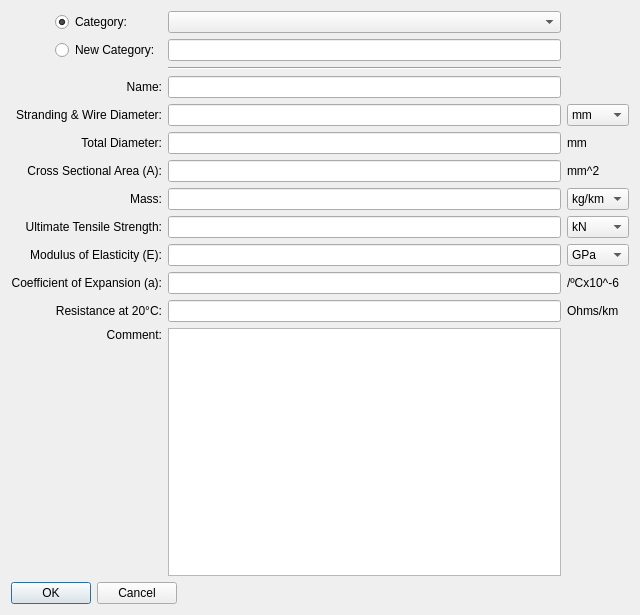
<?xml version="1.0" encoding="UTF-8"?>
<ui version="4.0">
 <class>AddConductor</class>
 <widget class="QDialog" name="AddConductor">
  <property name="geometry">
   <rect>
    <x>0</x>
    <y>0</y>
    <width>640</width>
    <height>615</height>
   </rect>
  </property>
  <property name="sizePolicy">
   <sizepolicy hsizetype="Preferred" vsizetype="Fixed">
    <horstretch>0</horstretch>
    <verstretch>0</verstretch>
   </sizepolicy>
  </property>
  <property name="windowTitle">
   <string>Dialog</string>
  </property>
  <layout class="QGridLayout" name="gridLayout_3">
   <item row="0" column="0">
    <layout class="QGridLayout" name="gridLayout_2">
     <item row="0" column="0">
      <layout class="QGridLayout" name="gridLayout">
       <item row="4" column="4">
        <widget class="QComboBox" name="swDiaCB">
         <property name="sizePolicy">
          <sizepolicy hsizetype="Minimum" vsizetype="Fixed">
           <horstretch>0</horstretch>
           <verstretch>0</verstretch>
          </sizepolicy>
         </property>
         <property name="minimumSize">
          <size>
           <width>61</width>
           <height>0</height>
          </size>
         </property>
         <item>
          <property name="text">
           <string>mm</string>
          </property>
         </item>
         <item>
          <property name="text">
           <string>in</string>
          </property>
         </item>
        </widget>
       </item>
       <item row="6" column="0" colspan="3">
        <widget class="QLabel" name="csaLabel">
         <property name="sizePolicy">
          <sizepolicy hsizetype="Fixed" vsizetype="Preferred">
           <horstretch>0</horstretch>
           <verstretch>0</verstretch>
          </sizepolicy>
         </property>
         <property name="layoutDirection">
          <enum>Qt::RightToLeft</enum>
         </property>
         <property name="text">
          <string>Cross Sectional Area (A):</string>
         </property>
         <property name="alignment">
          <set>Qt::AlignRight|Qt::AlignTrailing|Qt::AlignVCenter</set>
         </property>
        </widget>
       </item>
       <item row="6" column="3">
        <widget class="QLineEdit" name="csaLE">
         <property name="text">
          <string/>
         </property>
         <property name="alignment">
          <set>Qt::AlignLeading|Qt::AlignLeft|Qt::AlignVCenter</set>
         </property>
        </widget>
       </item>
       <item row="6" column="4">
        <widget class="QLabel" name="label_22">
         <property name="sizePolicy">
          <sizepolicy hsizetype="Minimum" vsizetype="Preferred">
           <horstretch>0</horstretch>
           <verstretch>0</verstretch>
          </sizepolicy>
         </property>
         <property name="minimumSize">
          <size>
           <width>61</width>
           <height>0</height>
          </size>
         </property>
         <property name="text">
          <string>mm^2</string>
         </property>
        </widget>
       </item>
       <item row="7" column="3">
        <widget class="QLineEdit" name="massLE">
         <property name="text">
          <string/>
         </property>
         <property name="alignment">
          <set>Qt::AlignLeading|Qt::AlignLeft|Qt::AlignVCenter</set>
         </property>
        </widget>
       </item>
       <item row="9" column="3">
        <widget class="QLineEdit" name="moeLE">
         <property name="text">
          <string/>
         </property>
         <property name="alignment">
          <set>Qt::AlignLeading|Qt::AlignLeft|Qt::AlignVCenter</set>
         </property>
        </widget>
       </item>
       <item row="9" column="4">
        <widget class="QComboBox" name="moeCB">
         <property name="sizePolicy">
          <sizepolicy hsizetype="Minimum" vsizetype="Fixed">
           <horstretch>0</horstretch>
           <verstretch>0</verstretch>
          </sizepolicy>
         </property>
         <property name="minimumSize">
          <size>
           <width>61</width>
           <height>0</height>
          </size>
         </property>
         <item>
          <property name="text">
           <string>GPa</string>
          </property>
         </item>
         <item>
          <property name="text">
           <string>kPa</string>
          </property>
         </item>
        </widget>
       </item>
       <item row="10" column="0" colspan="3">
        <widget class="QLabel" name="coeLabel">
         <property name="sizePolicy">
          <sizepolicy hsizetype="Fixed" vsizetype="Preferred">
           <horstretch>0</horstretch>
           <verstretch>0</verstretch>
          </sizepolicy>
         </property>
         <property name="layoutDirection">
          <enum>Qt::RightToLeft</enum>
         </property>
         <property name="text">
          <string>Coefficient of Expansion (a):</string>
         </property>
         <property name="alignment">
          <set>Qt::AlignRight|Qt::AlignTrailing|Qt::AlignVCenter</set>
         </property>
        </widget>
       </item>
       <item row="10" column="3">
        <widget class="QLineEdit" name="coeLE">
         <property name="sizeIncrement">
          <size>
           <width>0</width>
           <height>0</height>
          </size>
         </property>
         <property name="text">
          <string/>
         </property>
         <property name="alignment">
          <set>Qt::AlignLeading|Qt::AlignLeft|Qt::AlignVCenter</set>
         </property>
        </widget>
       </item>
       <item row="10" column="4">
        <widget class="QLabel" name="label_28">
         <property name="sizePolicy">
          <sizepolicy hsizetype="Minimum" vsizetype="Preferred">
           <horstretch>0</horstretch>
           <verstretch>0</verstretch>
          </sizepolicy>
         </property>
         <property name="minimumSize">
          <size>
           <width>61</width>
           <height>0</height>
          </size>
         </property>
         <property name="text">
          <string>/ºCx10^-6</string>
         </property>
        </widget>
       </item>
       <item row="12" column="3" rowspan="2">
        <widget class="QTextEdit" name="commentTE"/>
       </item>
       <item row="13" column="0" colspan="3">
        <spacer name="verticalSpacer">
         <property name="orientation">
          <enum>Qt::Vertical</enum>
         </property>
         <property name="sizeHint" stdset="0">
          <size>
           <width>148</width>
           <height>168</height>
          </size>
         </property>
        </spacer>
       </item>
       <item row="0" column="0">
        <spacer name="horizontalSpacer_2">
         <property name="orientation">
          <enum>Qt::Horizontal</enum>
         </property>
         <property name="sizeType">
          <enum>QSizePolicy::Fixed</enum>
         </property>
         <property name="sizeHint" stdset="0">
          <size>
           <width>38</width>
           <height>20</height>
          </size>
         </property>
        </spacer>
       </item>
       <item row="0" column="1">
        <widget class="QRadioButton" name="existingCatRB">
         <property name="sizePolicy">
          <sizepolicy hsizetype="Fixed" vsizetype="Fixed">
           <horstretch>0</horstretch>
           <verstretch>0</verstretch>
          </sizepolicy>
         </property>
         <property name="layoutDirection">
          <enum>Qt::LeftToRight</enum>
         </property>
         <property name="text">
          <string>Category:</string>
         </property>
         <property name="checked">
          <bool>true</bool>
         </property>
        </widget>
       </item>
       <item row="0" column="3">
        <widget class="QComboBox" name="cdataCategoryCB">
         <property name="sizePolicy">
          <sizepolicy hsizetype="Expanding" vsizetype="Fixed">
           <horstretch>0</horstretch>
           <verstretch>0</verstretch>
          </sizepolicy>
         </property>
        </widget>
       </item>
       <item row="1" column="0">
        <spacer name="horizontalSpacer_3">
         <property name="orientation">
          <enum>Qt::Horizontal</enum>
         </property>
         <property name="sizeType">
          <enum>QSizePolicy::Fixed</enum>
         </property>
         <property name="sizeHint" stdset="0">
          <size>
           <width>38</width>
           <height>20</height>
          </size>
         </property>
        </spacer>
       </item>
       <item row="1" column="1" colspan="2">
        <widget class="QRadioButton" name="newCatRB">
         <property name="sizePolicy">
          <sizepolicy hsizetype="Fixed" vsizetype="Fixed">
           <horstretch>0</horstretch>
           <verstretch>0</verstretch>
          </sizepolicy>
         </property>
         <property name="text">
          <string>New Category:</string>
         </property>
        </widget>
       </item>
       <item row="1" column="3">
        <widget class="QLineEdit" name="categoryLE">
         <property name="text">
          <string/>
         </property>
         <property name="alignment">
          <set>Qt::AlignLeading|Qt::AlignLeft|Qt::AlignVCenter</set>
         </property>
        </widget>
       </item>
       <item row="2" column="3">
        <widget class="Line" name="line">
         <property name="sizePolicy">
          <sizepolicy hsizetype="Expanding" vsizetype="Fixed">
           <horstretch>0</horstretch>
           <verstretch>0</verstretch>
          </sizepolicy>
         </property>
         <property name="orientation">
          <enum>Qt::Horizontal</enum>
         </property>
        </widget>
       </item>
       <item row="3" column="3">
        <widget class="QLineEdit" name="nameLE">
         <property name="sizePolicy">
          <sizepolicy hsizetype="Expanding" vsizetype="Fixed">
           <horstretch>0</horstretch>
           <verstretch>0</verstretch>
          </sizepolicy>
         </property>
         <property name="alignment">
          <set>Qt::AlignLeading|Qt::AlignLeft|Qt::AlignVCenter</set>
         </property>
        </widget>
       </item>
       <item row="4" column="0" colspan="3">
        <widget class="QLabel" name="label_4">
         <property name="sizePolicy">
          <sizepolicy hsizetype="Fixed" vsizetype="Preferred">
           <horstretch>0</horstretch>
           <verstretch>0</verstretch>
          </sizepolicy>
         </property>
         <property name="layoutDirection">
          <enum>Qt::RightToLeft</enum>
         </property>
         <property name="text">
          <string>Stranding &amp; Wire Diameter:</string>
         </property>
         <property name="alignment">
          <set>Qt::AlignRight|Qt::AlignTrailing|Qt::AlignVCenter</set>
         </property>
        </widget>
       </item>
       <item row="4" column="3">
        <widget class="QLineEdit" name="swDiaLE">
         <property name="text">
          <string/>
         </property>
         <property name="alignment">
          <set>Qt::AlignLeading|Qt::AlignLeft|Qt::AlignVCenter</set>
         </property>
        </widget>
       </item>
       <item row="7" column="4">
        <widget class="QComboBox" name="massCB">
         <property name="sizePolicy">
          <sizepolicy hsizetype="Minimum" vsizetype="Fixed">
           <horstretch>0</horstretch>
           <verstretch>0</verstretch>
          </sizepolicy>
         </property>
         <property name="minimumSize">
          <size>
           <width>61</width>
           <height>0</height>
          </size>
         </property>
         <item>
          <property name="text">
           <string>kg/km</string>
          </property>
         </item>
         <item>
          <property name="text">
           <string>kg/m</string>
          </property>
         </item>
        </widget>
       </item>
       <item row="9" column="0" colspan="3">
        <widget class="QLabel" name="moeLabel">
         <property name="sizePolicy">
          <sizepolicy hsizetype="Fixed" vsizetype="Preferred">
           <horstretch>0</horstretch>
           <verstretch>0</verstretch>
          </sizepolicy>
         </property>
         <property name="layoutDirection">
          <enum>Qt::RightToLeft</enum>
         </property>
         <property name="text">
          <string>Modulus of Elasticity (E):</string>
         </property>
         <property name="alignment">
          <set>Qt::AlignRight|Qt::AlignTrailing|Qt::AlignVCenter</set>
         </property>
        </widget>
       </item>
       <item row="11" column="3">
        <widget class="QLineEdit" name="r20LE">
         <property name="text">
          <string/>
         </property>
         <property name="alignment">
          <set>Qt::AlignLeading|Qt::AlignLeft|Qt::AlignVCenter</set>
         </property>
        </widget>
       </item>
       <item row="5" column="4">
        <widget class="QLabel" name="label_21">
         <property name="sizePolicy">
          <sizepolicy hsizetype="Minimum" vsizetype="Preferred">
           <horstretch>0</horstretch>
           <verstretch>0</verstretch>
          </sizepolicy>
         </property>
         <property name="minimumSize">
          <size>
           <width>61</width>
           <height>0</height>
          </size>
         </property>
         <property name="text">
          <string>mm</string>
         </property>
        </widget>
       </item>
       <item row="5" column="0" colspan="3">
        <widget class="QLabel" name="totalDiaLabel">
         <property name="sizePolicy">
          <sizepolicy hsizetype="Fixed" vsizetype="Preferred">
           <horstretch>0</horstretch>
           <verstretch>0</verstretch>
          </sizepolicy>
         </property>
         <property name="layoutDirection">
          <enum>Qt::RightToLeft</enum>
         </property>
         <property name="text">
          <string>Total Diameter:</string>
         </property>
         <property name="alignment">
          <set>Qt::AlignRight|Qt::AlignTrailing|Qt::AlignVCenter</set>
         </property>
        </widget>
       </item>
       <item row="8" column="3">
        <widget class="QLineEdit" name="utsLE">
         <property name="text">
          <string/>
         </property>
         <property name="alignment">
          <set>Qt::AlignLeading|Qt::AlignLeft|Qt::AlignVCenter</set>
         </property>
        </widget>
       </item>
       <item row="5" column="3">
        <widget class="QLineEdit" name="totalDiaLE">
         <property name="text">
          <string/>
         </property>
         <property name="alignment">
          <set>Qt::AlignLeading|Qt::AlignLeft|Qt::AlignVCenter</set>
         </property>
        </widget>
       </item>
       <item row="11" column="4">
        <widget class="QLabel" name="label_20">
         <property name="sizePolicy">
          <sizepolicy hsizetype="Minimum" vsizetype="Preferred">
           <horstretch>0</horstretch>
           <verstretch>0</verstretch>
          </sizepolicy>
         </property>
         <property name="minimumSize">
          <size>
           <width>61</width>
           <height>0</height>
          </size>
         </property>
         <property name="text">
          <string>Ohms/km</string>
         </property>
        </widget>
       </item>
       <item row="8" column="4">
        <widget class="QComboBox" name="utsCB">
         <property name="sizePolicy">
          <sizepolicy hsizetype="Minimum" vsizetype="Fixed">
           <horstretch>0</horstretch>
           <verstretch>0</verstretch>
          </sizepolicy>
         </property>
         <property name="minimumSize">
          <size>
           <width>61</width>
           <height>0</height>
          </size>
         </property>
         <item>
          <property name="text">
           <string>kN</string>
          </property>
         </item>
         <item>
          <property name="text">
           <string>N</string>
          </property>
         </item>
        </widget>
       </item>
       <item row="8" column="0" colspan="3">
        <widget class="QLabel" name="utsLabel">
         <property name="sizePolicy">
          <sizepolicy hsizetype="Fixed" vsizetype="Preferred">
           <horstretch>0</horstretch>
           <verstretch>0</verstretch>
          </sizepolicy>
         </property>
         <property name="layoutDirection">
          <enum>Qt::RightToLeft</enum>
         </property>
         <property name="text">
          <string>Ultimate Tensile Strength:</string>
         </property>
         <property name="alignment">
          <set>Qt::AlignRight|Qt::AlignTrailing|Qt::AlignVCenter</set>
         </property>
        </widget>
       </item>
       <item row="11" column="0" colspan="3">
        <widget class="QLabel" name="label_6">
         <property name="sizePolicy">
          <sizepolicy hsizetype="Fixed" vsizetype="Preferred">
           <horstretch>0</horstretch>
           <verstretch>0</verstretch>
          </sizepolicy>
         </property>
         <property name="layoutDirection">
          <enum>Qt::RightToLeft</enum>
         </property>
         <property name="text">
          <string>Resistance at 20°C:</string>
         </property>
         <property name="alignment">
          <set>Qt::AlignRight|Qt::AlignTrailing|Qt::AlignVCenter</set>
         </property>
        </widget>
       </item>
       <item row="3" column="0" colspan="3">
        <widget class="QLabel" name="nameLabel">
         <property name="sizePolicy">
          <sizepolicy hsizetype="Fixed" vsizetype="Preferred">
           <horstretch>0</horstretch>
           <verstretch>0</verstretch>
          </sizepolicy>
         </property>
         <property name="layoutDirection">
          <enum>Qt::RightToLeft</enum>
         </property>
         <property name="text">
          <string>Name:</string>
         </property>
         <property name="alignment">
          <set>Qt::AlignRight|Qt::AlignTrailing|Qt::AlignVCenter</set>
         </property>
        </widget>
       </item>
       <item row="12" column="0" colspan="3">
        <widget class="QLabel" name="label_10">
         <property name="sizePolicy">
          <sizepolicy hsizetype="Fixed" vsizetype="Preferred">
           <horstretch>0</horstretch>
           <verstretch>0</verstretch>
          </sizepolicy>
         </property>
         <property name="layoutDirection">
          <enum>Qt::RightToLeft</enum>
         </property>
         <property name="text">
          <string>Comment:</string>
         </property>
         <property name="alignment">
          <set>Qt::AlignRight|Qt::AlignTrailing|Qt::AlignVCenter</set>
         </property>
        </widget>
       </item>
       <item row="7" column="0" colspan="3">
        <widget class="QLabel" name="massLabel">
         <property name="sizePolicy">
          <sizepolicy hsizetype="Fixed" vsizetype="Preferred">
           <horstretch>0</horstretch>
           <verstretch>0</verstretch>
          </sizepolicy>
         </property>
         <property name="layoutDirection">
          <enum>Qt::RightToLeft</enum>
         </property>
         <property name="text">
          <string>Mass:</string>
         </property>
         <property name="alignment">
          <set>Qt::AlignRight|Qt::AlignTrailing|Qt::AlignVCenter</set>
         </property>
        </widget>
       </item>
      </layout>
     </item>
     <item row="1" column="0">
      <layout class="QHBoxLayout" name="horizontalLayout">
       <item>
        <widget class="QPushButton" name="okPB">
         <property name="sizePolicy">
          <sizepolicy hsizetype="Fixed" vsizetype="Fixed">
           <horstretch>0</horstretch>
           <verstretch>0</verstretch>
          </sizepolicy>
         </property>
         <property name="text">
          <string>OK</string>
         </property>
        </widget>
       </item>
       <item>
        <widget class="QPushButton" name="cancelPB">
         <property name="sizePolicy">
          <sizepolicy hsizetype="Fixed" vsizetype="Fixed">
           <horstretch>0</horstretch>
           <verstretch>0</verstretch>
          </sizepolicy>
         </property>
         <property name="text">
          <string>Cancel</string>
         </property>
        </widget>
       </item>
       <item>
        <spacer name="horizontalSpacer">
         <property name="orientation">
          <enum>Qt::Horizontal</enum>
         </property>
         <property name="sizeHint" stdset="0">
          <size>
           <width>40</width>
           <height>20</height>
          </size>
         </property>
        </spacer>
       </item>
      </layout>
     </item>
    </layout>
   </item>
  </layout>
 </widget>
 <tabstops>
  <tabstop>existingCatRB</tabstop>
  <tabstop>cdataCategoryCB</tabstop>
  <tabstop>newCatRB</tabstop>
  <tabstop>categoryLE</tabstop>
  <tabstop>nameLE</tabstop>
  <tabstop>swDiaLE</tabstop>
  <tabstop>totalDiaLE</tabstop>
  <tabstop>csaLE</tabstop>
  <tabstop>massLE</tabstop>
  <tabstop>utsLE</tabstop>
  <tabstop>moeLE</tabstop>
  <tabstop>coeLE</tabstop>
  <tabstop>r20LE</tabstop>
  <tabstop>commentTE</tabstop>
  <tabstop>okPB</tabstop>
  <tabstop>cancelPB</tabstop>
  <tabstop>swDiaCB</tabstop>
  <tabstop>massCB</tabstop>
  <tabstop>utsCB</tabstop>
  <tabstop>moeCB</tabstop>
 </tabstops>
 <resources/>
 <connections/>
</ui>
